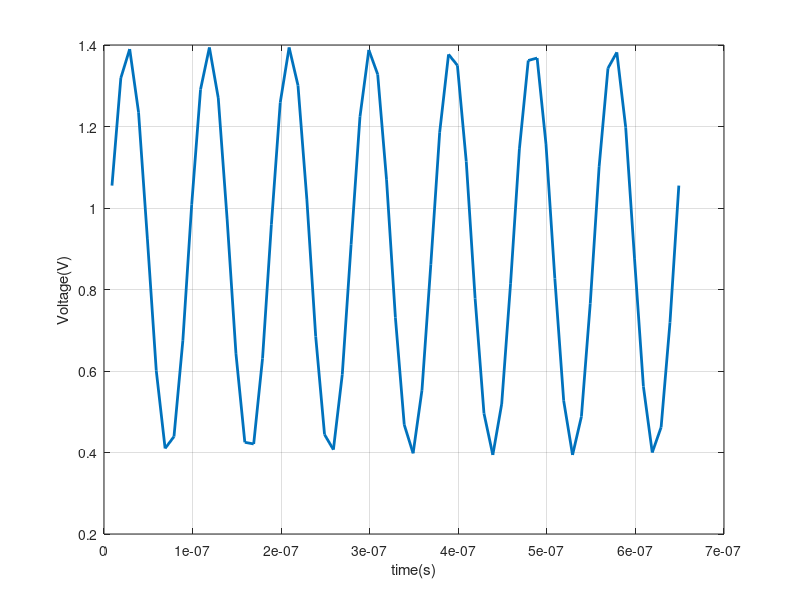

This chart was generated by the following MATLAB code: (Note: this script raises an error after producing the figure.)
clc; close all;
%data = importdata('verilogA_DAC_output.csv');
data = importdata('6_Bootstrap02.csv');
t = data(:,1);
x = data(:,2);
plot(t,x,'linewidth',2); grid on;
xlabel('time(s)'); ylabel('Voltage(V)')

FS = 1;
fs = 100e6;
fnyquist = fs/2;
N = 64;
cycles = 7;
fx = (cycles/N)*fs;
Afs = 1;

% spectrum
% PrettyFFT Gives ENOB, SNDR, SFDR, SNR
figure
prettyFFT(x); grid on;

% figure
s = abs(fft(x,N))
p = s(1:(N/2)+1);
p = 2*p/N/FS;
f = [0:(N/2)]
% stem(f,p,'linewidth',2); grid on;

% figure
f = [0:N-1]
s = 20*log10(2*s/N/FS)
% plot(f,s,'linewidth',2); grid on;
% xlabel('frequency[bin]'); ylabel('DFT magnitude [dBFS]')

figure
m = s(1:(N/2)+1);
f = [0:(N/2)]
plot(f,m,'linewidth',2); grid on;
xlabel('frequency[bin]'); ylabel('DFT magnitude [dBFS]')